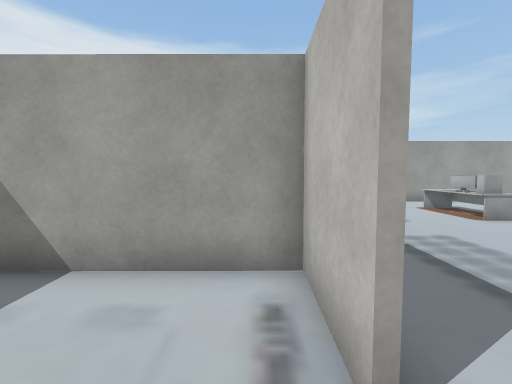
view 1 (above)

24 first-person views from a walk through a 3-D level made in the Unity game engine. The camera is 1.4 m above the floor, tilts 4° down and sees 90° across. The floor is counted in squares, 1 m on a side. Each view is taken from the middle of a square. On the plan, view 1 faces up. The plan holds only what a view shows up to about 13 squares ahead; the rest is blank. The place goes on beyond the plan. The player is left out. Some animated figures are left out. Some surface patterns are stand-ins.

view 2
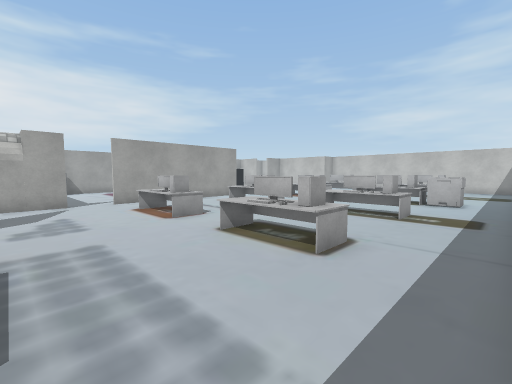

view 3
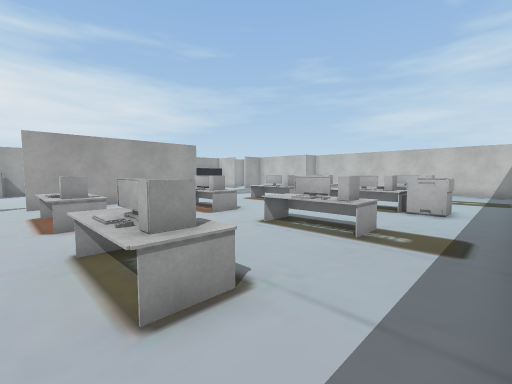

view 4
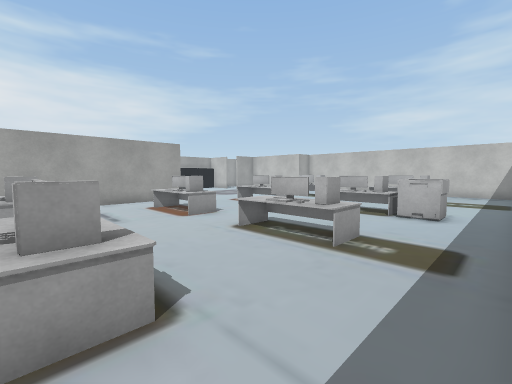

view 5
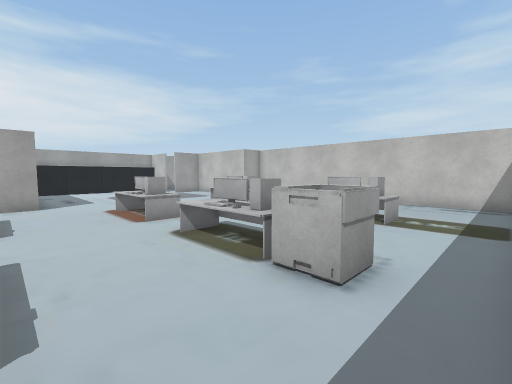

view 6
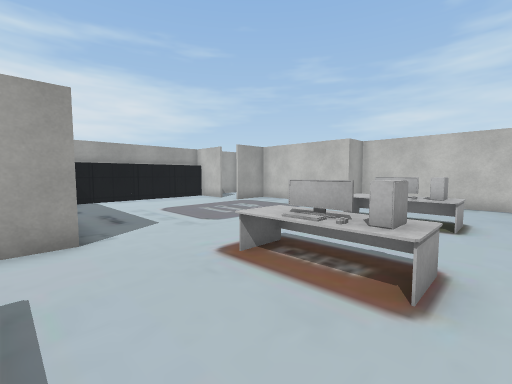

view 7
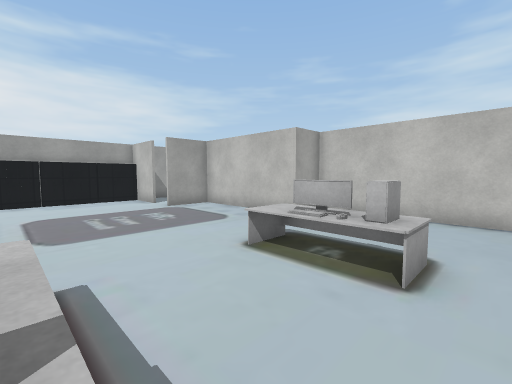

view 8
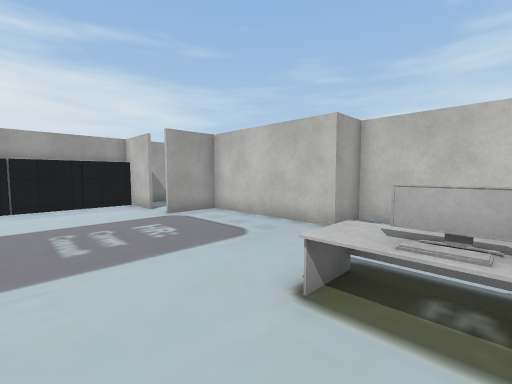

view 9
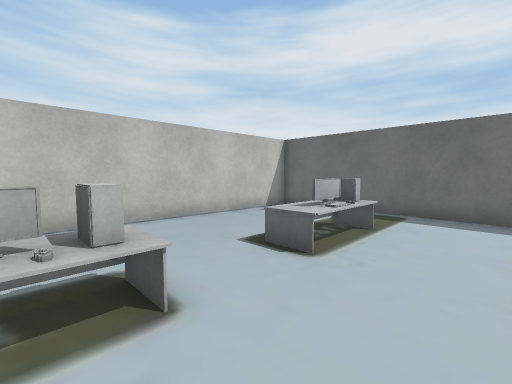

view 10
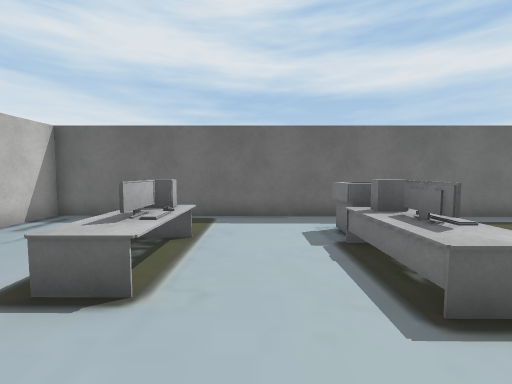

view 11
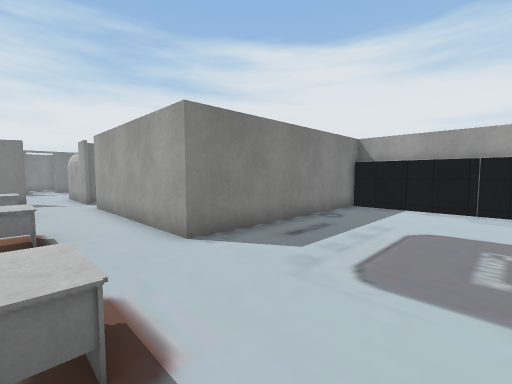

view 12
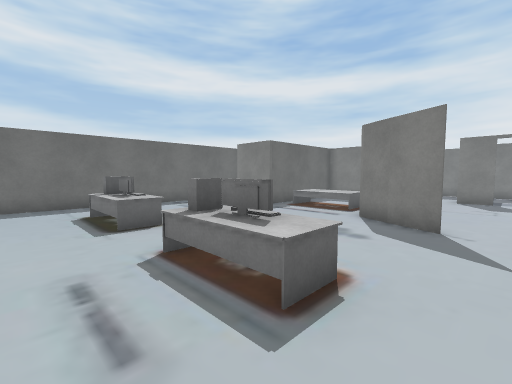

view 13
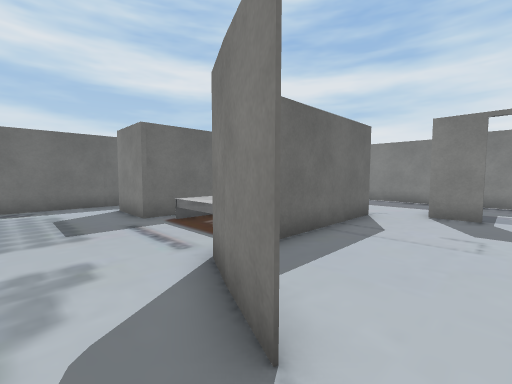

view 14
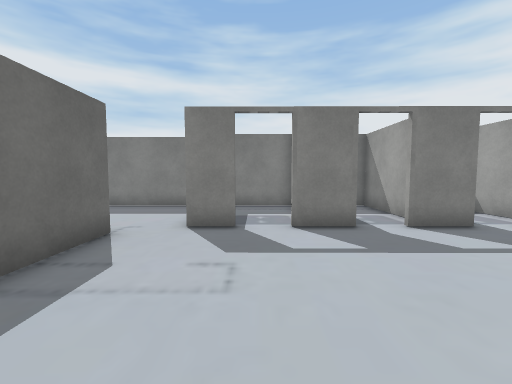

view 15
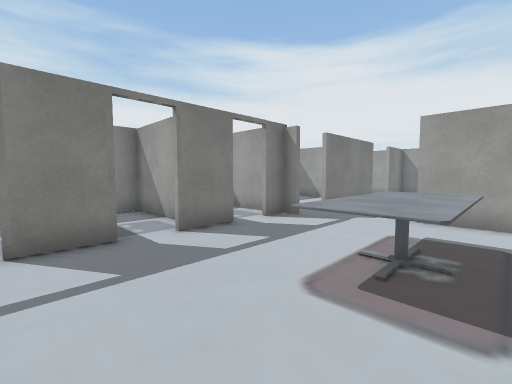

view 16
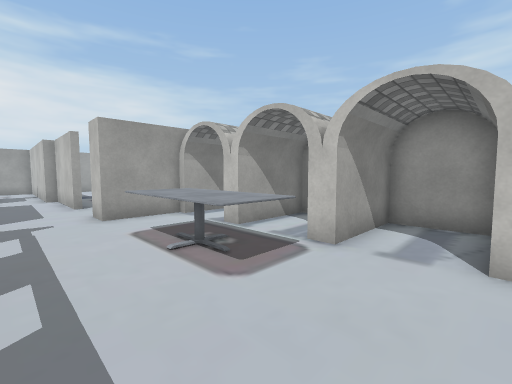

view 17
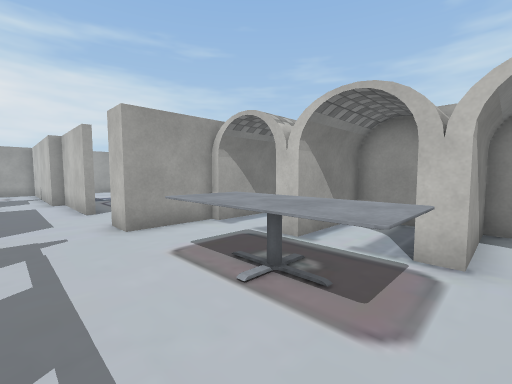

view 18
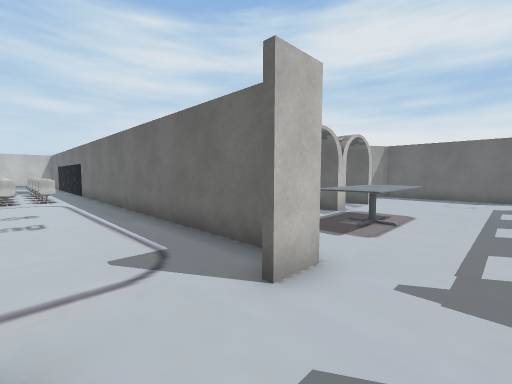

view 19
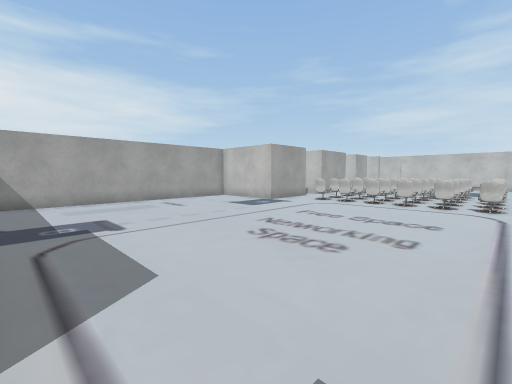

view 20
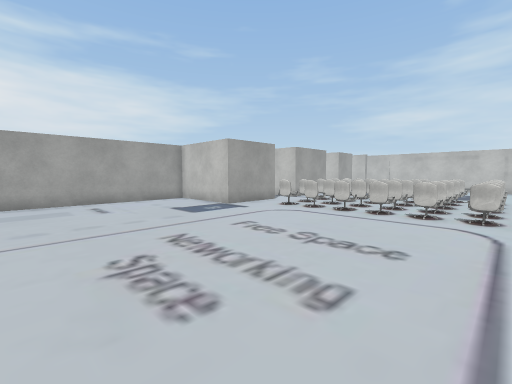

view 21
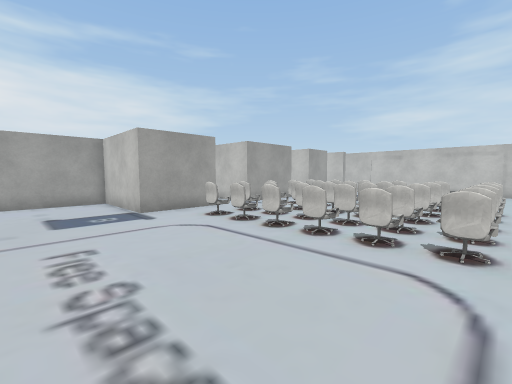

view 22
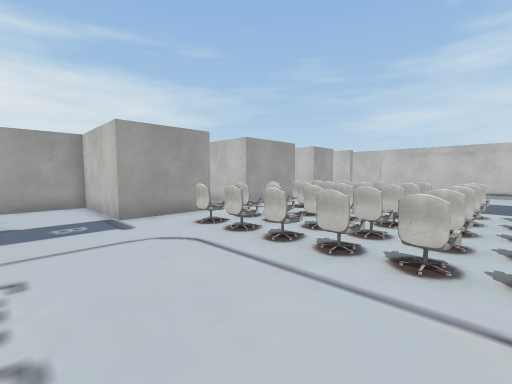

view 23
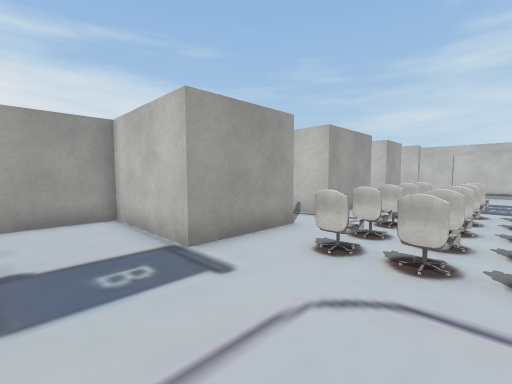

view 24
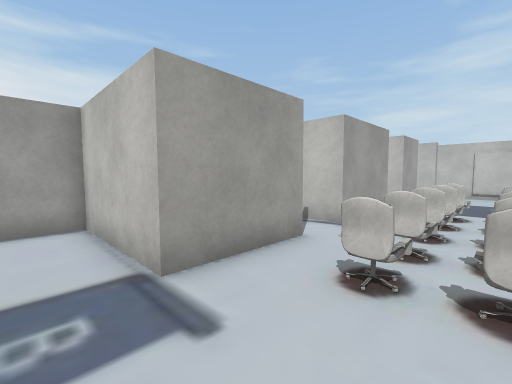

### Floor plan
Points are (right, up) in squares from view 1. A wall is a line through its corners. A room is listed if a view was taken in it or the views show most of it. See-through windows are left out.
Room 1 (view 1)
walls: (0.6, 1.3) (0.7, 3.6) (-3.8, 3.6)
ways out: opening at (1, 0.5) to room 2
Room 2 (views 2, 3, 4, 5, 6, 7, 8, 9, 10, 11, 12, 13, 14, 15, 16, 17, 18, 19, 20, 21, 22, 23, 24)
walls: (14, 21.3) (14, 12.8) (6.6, 12.8); (22.2, 19) (22.2, 21.1); (5, 12.8) (2.9, 12.8); (3.7, 16.6) (3.7, 18.3) (0.6, 18.3) (0.6, 19); (3.7, 13.3) (3.7, 15.4) (0.6, 15.4) (0.6, 16) (1.4, 16); (3.2, 21.2) (0.6, 21.2) (0.6, 21.5) (-1.9, 21.5) (-1.9, 22.6); (2.7, 10.9) (1.5, 8.4); (0.6, 12.8) (0.6, 13.1) (1.8, 13.1); (12.9, 32.3) (9.5, 32.3) (9.5, 36.5) (-1.1, 36.5); (18.4, 32.3) (14.7, 32.3); (25.5, 29) (25.5, 30); (-0.8, 21.6) (11, 21.6); (22.5, 32.3) (20.1, 32.3); (-1.9, 25) (-1.9, 27.5); (-5.3, 20.2) (-5.8, 20.2) (-5.8, 19.2); (-5.8, 18) (-5.8, 16.1); (-5.8, 14.7) (-5.8, 12.9); (-1.9, 3.8) (0.8, 3.8) (0.8, 1.3); (-5.8, 11.5) (-5.8, 10.1); (-5.2, 8.5) (-0.2, 8.5); (-5.2, 26.3) (-5.3, 22.2); (0.2, -0.4) (25.6, -0.5) (25.7, 12.2) (24.2, 12.2) (24.2, 17.5) (22.1, 17.5)
ways out: opening at (1, 0.5) to room 1; opening at (-6, 9); opening at (-6, 12); opening at (-6, 15); opening at (-6, 19); opening at (-6, 21.5); opening at (-3.5, 26.5); opening at (5, 22); opening at (5.5, 13); opening at (13.5, 32); gap at (-6, 16); gap at (-6, 18)
objects: other object (-2, 16) to (0, 19); desk (-1, 5) to (0, 7); keyboard (6, 9); desk (7, 2) to (8, 2); monitor (7, 3); keyboard (7, 4); desk (7, 4) to (8, 5); computer (7, 8) to (8, 8); monitor (7, 9); desk (7, 9) to (8, 10); computer (8, 3); desk (11, 2) to (12, 5); desk (11, 8) to (12, 10); chair (11, 23) to (11, 24); chair (11, 25); chair (11, 26); chair (11, 27) to (11, 28); chair (11, 29); chair (11, 30); computer (12, 3); other object (12, 4); computer (12, 8); other object (12, 9); monitor (13, 9); chair (13, 23) to (13, 24); chair (13, 25); chair (13, 26); chair (13, 27) to (13, 28); chair (13, 29); chair (13, 30); chair (14, 23) to (15, 24); chair (14, 25) to (15, 25); chair (14, 26) to (15, 27); chair (14, 27) to (15, 28); chair (14, 29) to (15, 29); chair (14, 30); locker (15, 21) to (16, 21); printer (16, 2) to (17, 2); computer (16, 3) to (17, 3); keyboard (16, 4) to (16, 5); desk (16, 5) to (17, 6); computer (16, 8) to (17, 8); keyboard (16, 9); desk (16, 10) to (17, 10); other object (16, 23) to (16, 24); chair (16, 25); chair (16, 26) to (16, 27); other object (16, 28); chair (16, 29); chair (16, 30); monitor (17, 4); monitor (17, 9); locker (17, 21) to (18, 21); other object (17, 23) to (17, 24); other object (17, 25) to (18, 25); other object (17, 26) to (18, 26); other object (17, 27) to (17, 28); other object (17, 29) to (18, 29); chair (17, 30); locker (19, 21); desk (20, 3); keyboard (20, 4); desk (20, 5) to (21, 5); desk (20, 8) to (21, 11); locker (20, 21) to (21, 21); computer (21, 3); monitor (21, 4); computer (21, 8); keyboard (21, 9) to (21, 10)

Where each view was taken, in squares from view 1:
view 1: 0 up, 0 right, facing up
view 2: 0 up, 3 right, facing up-right
view 3: 0 up, 6 right, facing up-right
view 4: 0 up, 7 right, facing up-right
view 5: 0 up, 13 right, facing up-right
view 6: 7 up, 13 right, facing up-right
view 7: 7 up, 17 right, facing up-right
view 8: 9 up, 18 right, facing up-right
view 9: 9 up, 18 right, facing down-right
view 10: 8 up, 19 right, facing down
view 11: 10 up, 19 right, facing up-left
view 12: 12 up, 10 right, facing down-left
view 13: 12 up, 4 right, facing down-left
view 14: 12 up, 1 right, facing left
view 15: 13 up, 0 right, facing up-left
view 16: 13 up, 4 left, facing up-right
view 17: 15 up, 4 left, facing up-right
view 18: 25 up, 4 left, facing down-right
view 19: 23 up, 1 left, facing up-right
view 20: 23 up, 2 right, facing up-right
view 21: 23 up, 6 right, facing up-right
view 22: 24 up, 7 right, facing up-right
view 23: 28 up, 7 right, facing up-right
view 24: 29 up, 8 right, facing up-right
